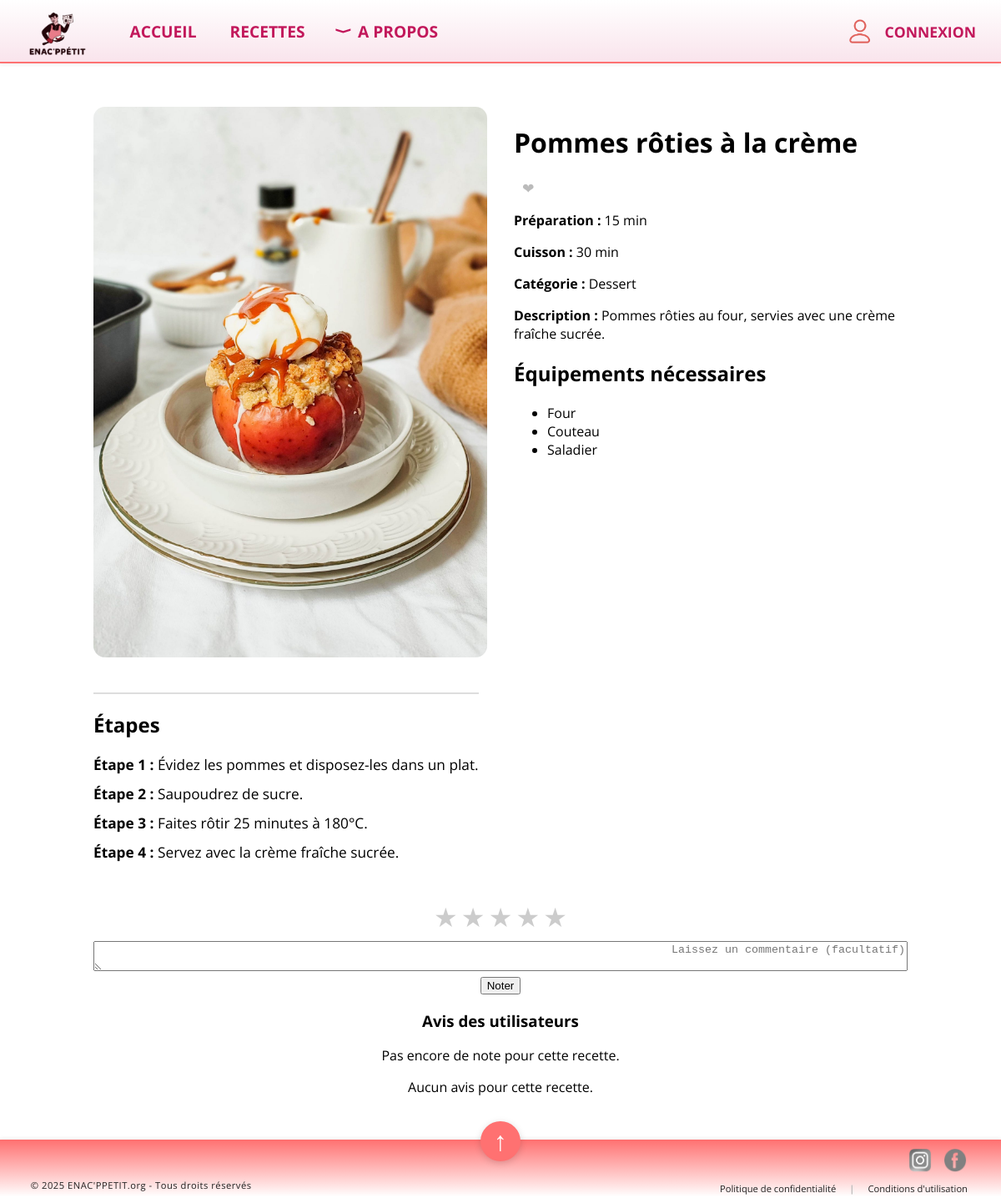
The app's page /recette/10103 with its own data.
### tables this page shows
CREATE TABLE Recette (
    Recette_id INTEGER PRIMARY KEY,
    Title TEXT,
    Preptime INTEGER,
    Cooktime INTEGER,
    Category TEXT,
    Saison TEXT,
    Description TEXT,
    Servings INTEGER,
    Image TEXT
);

CREATE TABLE Step (
    Recette_id INTEGER,
    Num_step INTEGER,
    Contenu TEXT,
    PRIMARY KEY (Recette_id, Num_step),
    FOREIGN KEY (Recette_id) REFERENCES Recette(Recette_id)
);

CREATE TABLE Equipment (
    Id_equipement INTEGER PRIMARY KEY,
    Name TEXT UNIQUE
);

### app.py (the view)
@app.route('/recette/<int:recette_id>')
def recette(recette_id):
    conn = sqlite3.connect('BDD.db')
    conn.row_factory = sqlite3.Row
    recipe = conn.execute('SELECT * FROM Recette WHERE Recette_id = ?', (recette_id,)).fetchone()
    if recipe is None:
        conn.close()
        return "Recette non trouvée", 404
    equipements = conn.execute(
        "SELECT Equipment.Name FROM Equipment "
        "JOIN Recette_Equipment ON Equipment.id_equipement = Recette_Equipment.id_equipement "
        "WHERE Recette_Equipment.Recette_id = ?",
        (recette_id,)
    ).fetchall()
    steps = conn.execute(
        "SELECT Num_step,Contenu FROM Step WHERE Recette_id = ? ORDER BY Num_step",
        (recette_id,)
    ).fetchall()
    est_favori = False
    if "username" in session:
        user_id = conn.execute("SELECT User_id FROM User WHERE Username = ?", (session["username"],)).fetchone()
        if user_id:
            user_id = user_id[0]
            fav = conn.execute("SELECT 1 FROM Recette_Favori WHERE User_id = ? AND Recette_id = ?", (user_id, recette_id)).fetchone()
            est_favori = fav is not None
    avis = conn.execute(
    "SELECT u.Username, r.Rating, r.Commentaire FROM Rating r JOIN User u ON r.User_id = u.User_id WHERE r.Recette_id = ?",
    (recette_id,)
).fetchall()
    moyenne = conn.execute(
    "SELECT AVG(Rating) FROM Rating WHERE Recette_id = ?", (recette_id,)
).fetchone()[0]
    conn.close()
    return render_template('Unerecette.html', recipe=recipe, equipements=equipements, steps=steps, est_favori=est_favori, avis=avis, moyenne=moyenne)

### templates/Unerecette.html (shortened to what this page needs)
{% extends "base.html" %}
{% block content %}
<div class="fiche-recette-container">
    <div class="fiche-recette-ligne">
        {% if recipe['image'] %}
        <div class="fiche-photo-recette">
            <img src="{{ url_for('static', filename=recipe['image']) }}" alt="Image de la recette" class="fiche-image-adapt">
            <div class="fiche-etapes">
                <hr class="separateur-etapes">
                <h2>Étapes</h2>
                <ul class="liste-etapes">
                    {% for step in steps %}
                        <li><strong>Étape {{ loop.index }} :</strong> {{ step['Contenu'] }}</li>
                    {% endfor %}
                </ul>
            </div>
        </div>
        {% endif %}
        <div class="fiche-texte-recette">
            <h1>{{ recipe['title'] }}</h1>
            {% if est_favori %}
                <form action="{{ url_for('retirer_favori', recette_id=recipe['Recette_id']) }}" method="post" class="form-favori" style="margin-left: 0;">
                    <button type="submit" class="coeur-btn">
                        <span class="coeur actif">&#10084;</span>
                    </button>
                </form>
            {% else %}
                <form action="{{ url_for('ajouter_favori', recette_id=recipe['Recette_id']) }}" method="post" class="form-favori" style="margin-left: 0;">
                    <button type="submit" class="coeur-btn">
                        <span class="coeur">&#10084;</span>
                    </button>
                </form>
            {% endif %}
            <p><strong>Préparation :</strong> {{ recipe['Preptime'] }} min</p>
            <p><strong>Cuisson :</strong> {{ recipe['Cooktime'] }} min </p>
            <p><strong>Catégorie :</strong> {{ recipe['category'] }}</p>
            <p><strong>Description :</strong> {{ recipe['description'] }}</p>
            <h2>Équipements nécessaires</h2>
            <ul>
                {% for eq in equipements %}
                    <li>{{ eq['Name'] }}</li>
                {% endfor %}
            </ul>
        </div>
    </div>
    <div class="fiche-avis-utilisateurs">
        <form action="{{ url_for('noter_recette', recette_id=recipe['Recette_id']) }}" method="post" class="etoiles-notation">
            {% for i in range(5, 0, -1) %}
                <label for="star{{ i }}">&#9733;</label>
            {% endfor %}
            <br>
            <textarea name="commentaire" placeholder="Laissez un commentaire (facultatif)" style="width:100%;margin-top:8px;"></textarea>
            <br>
            <button type="submit">Noter</button>
        </form>
        <h3>Avis des utilisateurs</h3>
        {% if moyenne %}
            <p>Note moyenne : {{ '%.1f'|format(moyenne) }}/5</p>
        {% else %}
            <p>Pas encore de note pour cette recette.</p>
        {% endif %}
        {% if avis %}
            <ul id="avis-list">
            {% for a in avis[:5] %}
                <li>
                    <strong>{{ a['Username'] }}</strong> : {{ a['Rating'] }}/5
                    {% if a['Commentaire'] %}
                        <br>{{ a['Commentaire'] }}
                    {% endif %}
                </li>
            {% endfor %}
            {% for a in avis[5:] %}
                <li class="avis-cache" style="display:none;">
                    <strong>{{ a['Username'] }}</strong> : {{ a['Rating'] }}/5
                    {% if a['Commentaire'] %}
                        <br>{{ a['Commentaire'] }}
                    {% endif %}
                </li>
            {% endfor %}
            </ul>
            {% if avis|length > 5 %}
                <button id="voir-plus-btn" onclick="voirPlusAvis()">Voir plus</button>
            {% endif %}
        {% else %}
            <p>Aucun avis pour cette recette.</p>
        {% endif %}
    </div>
</div>
{% endblock %}

### static/style.css (style rules this page uses)
body { overflow-x: hidden; background: #fff; margin: 0; padding: 0; font-family: 'Open Sans', Arial, sans-serif; }
html { box-sizing: border-box; width: 100vw; overflow-x: hidden; }
*, *::before, *::after { box-sizing: inherit; }
.fiche-recette-container { max-width: 1000px; margin: 32px auto; padding: 0 12px; }
.fiche-recette-ligne { display: flex; flex-direction: row; gap: 32px; align-items: flex-start; margin-bottom: 32px; }
.fiche-photo-recette { flex: 1; display: flex; flex-direction: column; align-items: flex-start; }
.fiche-image-adapt { width: 100%; height: auto; border-radius: 14px; display: block; min-width: 220px; max-width: 100%; }
.fiche-texte-recette { flex: 1; min-width: 220px; }
.fiche-avis-utilisateurs { text-align: center; margin-top: 32px; }
.fiche-etapes { margin-top: 24px; text-align: left; }
.separateur-etapes { border: none; border-top: 2px solid #ddd; margin: 18px 0 16px 0; width: 100%; }
.liste-etapes { list-style: none; padding-left: 0; margin: 0; }
.liste-etapes li { margin-bottom: 12px; font-size: 1.08em; position: relative; padding-left: 0; }
.etoiles-notation { direction: rtl; unicode-bidi: bidi-override; }
.etoiles-notation label { color: #ccc; font-size: 2em; cursor: pointer; }
.coeur { color: #bbb; font-size: 1.3em; transition: color 0.2s; border: none; background: none; cursor: pointer; padding: 0 0 0 10px; vertical-align: middle; }
.coeur-btn { background: none; border: none; padding: 0; cursor: pointer; }
.form-favori { display: inline; }

### records on screen
Recette: Image (picture), title "Pommes rôties à la crème", Preptime "15", Cooktime "30", category "Dessert", description "Pommes rôties au four, servies avec une crème fraîche sucrée."
Step: Contenu "Évidez les pommes et disposez-les dans un plat."
Step: Contenu "Saupoudrez de sucre."
Step: Contenu "Faites rôtir 25 minutes à 180°C."
Step: Contenu "Servez avec la crème fraîche sucrée."
Equipment: Name "Four"
Equipment: Name "Couteau"
Equipment: Name "Saladier"
